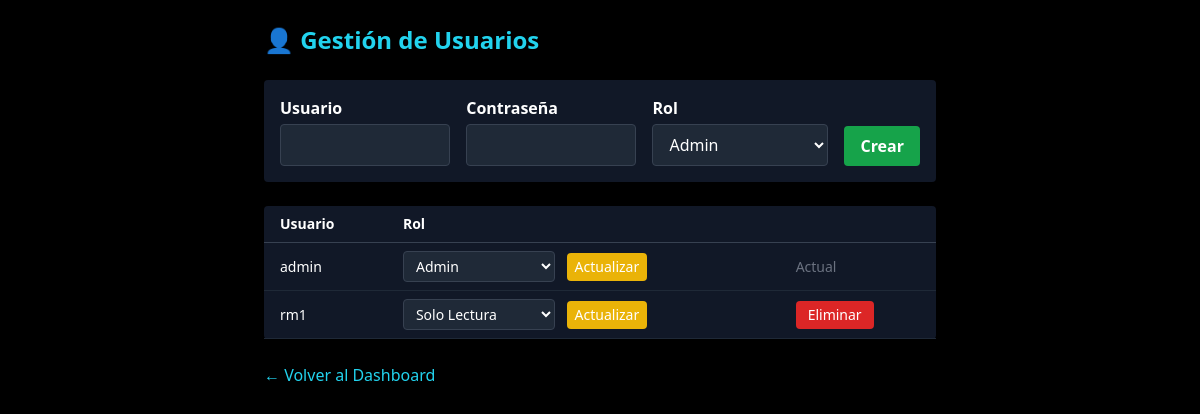
/admin/users (signed in), run on an earlier commit of the app's database.
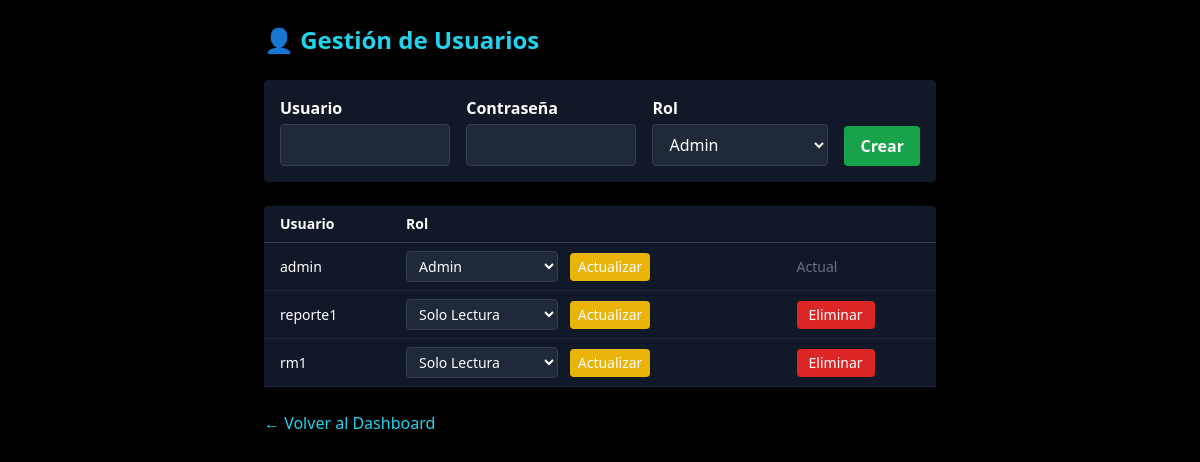
And on a later commit of the database.
### tables this page shows
CREATE TABLE users (
            id INTEGER PRIMARY KEY AUTOINCREMENT,
            username TEXT UNIQUE NOT NULL,
            password TEXT NOT NULL,
            role TEXT NOT NULL -- 'admin', 'release_manager', 'viewer'
        );

### app.py (the view, shortened to what this page needs)
@app.route('/admin/users', methods=['GET', 'POST'])
@login_required
@admin_required
def manage_users():
    error = None
    users = get_all_users()
    return render_template('admin_users.html', users=users, error=error)

### app.py (called while the page is built)
def login_required(f):
    @wraps(f)
    def decorated_function(*args, **kwargs):
        if 'user_id' not in session:
            return redirect(url_for('login'))
        return f(*args, **kwargs)
    return decorated_function

def admin_required(f):
    @wraps(f)
    def decorated_function(*args, **kwargs):
        if 'role' not in session or session['role'] != 'admin':
            return redirect(url_for('index'))
        return f(*args, **kwargs)
    return decorated_function

### model.py (called while the page is built)
def get_db_connection():
    conn = sqlite3.connect(DB_NAME)
    conn.row_factory = sqlite3.Row
    return conn

def get_all_users():
    conn = get_db_connection()
    c = conn.cursor()
    c.execute('SELECT id, username, role FROM users ORDER BY username')
    users = c.fetchall()
    conn.close()
    return users

### templates/admin_users.html (shortened to what this page needs)
<!DOCTYPE html>
<html lang="es">
<head>
  <script src="https://cdn.tailwindcss.com"></script>
</head>
<body class="bg-black text-white px-4 py-6">
  <div class="max-w-2xl mx-auto">
    <h1 class="text-2xl font-bold text-cyan-400 mb-6">👤 Gestión de Usuarios</h1>
    <form method="POST" class="bg-gray-900 p-4 rounded mb-6 flex flex-col md:flex-row gap-4 items-end">
      <div class="flex-1">
        <label class="block font-semibold mb-1">Usuario</label>
        <input name="username" type="text" required class="w-full px-3 py-2 rounded bg-gray-800 border border-gray-700 text-white">
      </div>
      <div class="flex-1">
        <label class="block font-semibold mb-1">Contraseña</label>
        <input name="password" type="password" required class="w-full px-3 py-2 rounded bg-gray-800 border border-gray-700 text-white">
      </div>
      <div>
        <label class="block font-semibold mb-1">Rol</label>
        <select name="role" required class="w-full px-3 py-2 rounded bg-gray-800 border border-gray-700 text-white">
          <option value="admin">Admin</option>
        </select>
      </div>
      <button type="submit" class="bg-green-600 hover:bg-green-700 text-white font-semibold px-4 py-2 rounded">Crear</button>
    </form>
    <table class="w-full table-auto border-collapse text-sm bg-gray-900 rounded">
      <thead>
        <tr>
          <th class="px-4 py-2 border-b border-gray-700 text-left">Usuario</th>
          <th class="px-4 py-2 border-b border-gray-700 text-left">Rol</th>
          <th class="px-4 py-2 border-b border-gray-700"></th>
        </tr>
      </thead>
      <tbody>
        {% for user in users %}
        <tr>
          <td class="px-4 py-2 border-b border-gray-800">{{ user['username'] }}</td>
          <td class="px-4 py-2 border-b border-gray-800">
            <form method="POST" class="inline">
              <select name="new_role" class="bg-gray-800 border border-gray-700 rounded px-2 py-1 text-white">
                <option value="admin" {% if user['role']=='admin' %}selected{% endif %}>Admin</option>
                <option value="viewer" {% if user['role']=='viewer' %}selected{% endif %}>Solo Lectura</option>
              </select>
              <button type="submit" class="ml-2 bg-yellow-500 hover:bg-yellow-600 text-white px-2 py-1 rounded">Actualizar</button>
            </form>
          </td>
          <td class="px-4 py-2 border-b border-gray-800">
            {% if user['username'] != session['username'] %}
            <form method="POST" class="inline" onsubmit="return confirm('¿Eliminar usuario {{ user[ 'username'] }}?');">
              <button type="submit" class="bg-red-600 hover:bg-red-700 text-white px-3 py-1 rounded">Eliminar</button>
            </form>
            {% else %}
            <span class="text-gray-500">Actual</span>
            {% endif %}
          </td>
        </tr>
        {% endfor %}
      </tbody>
    </table>
    <div class="mt-6">
      <a href="{{ url_for('index') }}" class="text-cyan-400 hover:underline">← Volver al Dashboard</a>
    </div>
  </div>
</body>
</html>

What changed in the data, as far as the page shows it:
added users: username "reporte1", new_role "Solo Lectura"
